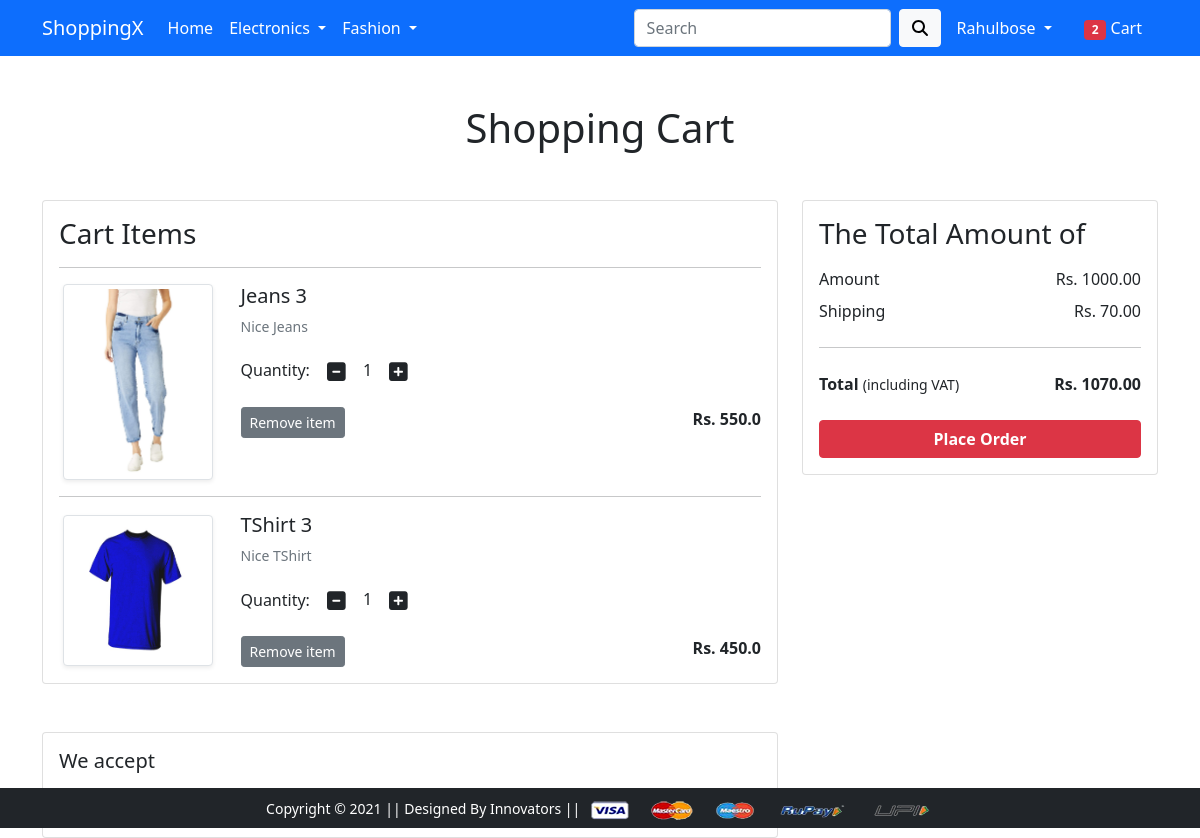
The page /cart/ (signed in) on the database its author committed.
### app/models.py (models this page shows, shortened)
class Cart(models.Model):
 user = models.ForeignKey(User, on_delete=models.CASCADE)
 product = models.ForeignKey(Product, on_delete=models.CASCADE)
 quantity = models.PositiveIntegerField(default=1)
 def __str__(self):
  return str(self.id)

class Product(models.Model):
 title = models.CharField(max_length=100)
 selling_price = models.FloatField()
 discounted_price = models.FloatField()
 description = models.TextField()
 brand = models.CharField(max_length=100)
 category = models.CharField( choices=CATEGORY_CHOICES, max_length=2)
 product_image = models.ImageField(upload_to='productimg')

### app/views.py (the view)
# urls.py: path('cart/', views.show_cart, name='showcart'),
@login_required
def show_cart(request):
	totalitem = 0
	if request.user.is_authenticated:
		totalitem = len(Cart.objects.filter(user=request.user))
		user = request.user
		cart = Cart.objects.filter(user=user)
		amount = 0.0
		shipping_amount = 70.0
		totalamount=0.0
		cart_product = [p for p in Cart.objects.all() if p.user == request.user]
		print(cart_product)
		if cart_product:
			for p in cart_product:
				tempamount = (p.quantity * p.product.discounted_price)
				amount += tempamount
			totalamount = amount+shipping_amount
			return render(request, 'app/addtocart.html', {'carts':cart, 'amount':amount, 'totalamount':totalamount, 'totalitem':totalitem})
		else:
			return render(request, 'app/emptycart.html', {'totalitem':totalitem})
	else:
		return render(request, 'app/emptycart.html', {'totalitem':totalitem})

### app/templates/app/addtocart.html (shortened to what this page needs)
{% extends 'app/base.html' %}
{% load static %}
{% block main-content %}
<div class="container my-5">
 <div class="row">
  <h1 class="text-center mb-5">Shopping Cart</h1>
  <div class="col-sm-8">
  <div class="card">
   <div class="card-body">
    <h3>Cart Items</h3>
    {% for cart in carts %}
    <hr>
    <div class="row">
     <div class="col-sm-3 text-center align-self-center"><img src="{{cart.product.product_image.url}}" alt="" srcset="" class="img-fluid img-thumbnail shadow-sm" height="150" width="150"> </div>
     <div class="col-sm-9">
      <div>
       <h5>{{cart.product.title}}</h5>
       <p class="mb-2 text-muted small">{{cart.product.description}}</p>
       <div class="my-3">
        <label for="quantity">Quantity:</label>
        <a class="minus-cart btn" pid="{{cart.product.id}}"><i class="fas fa-minus-square fa-lg"></i></a>
          <span id="quantity">{{cart.quantity}}</span>
        <a class="plus-cart btn" pid="{{cart.product.id}}"><i class="fas fa-plus-square fa-lg"></i></a>
       </div>
       <div class="d-flex justify-content-between">
        <a class="btn btn-sm btn-secondary mr-3 remove-cart" pid={{cart.product.id}}>Remove item </a>
        <p class="mb-0"><span><strong>Rs. {{cart.product.discounted_price}}</strong></span></p>
       </div>
      </div>
     </div>
    </div>
    {% endfor %}
   </div>
   </div>
  </div>
  <div class="col-sm-4">
   <div class="card">
    <div class="card-body">
      <h3>The Total Amount of</h3>
      <ul class="list-group">
       <li class="list-group-item d-flex justify-content-between align-items-center border-0 px-0 pb-0">Amount<span>Rs. <span id="amount">{{amount|floatformat:2}}</span> </span></li>
       <li class="list-group-item d-flex justify-content-between align-items-center border-0 px-0">Shipping<span>Rs. 70.00</span></li>
       <hr>
       <li class="list-group-item d-flex justify-content-between align-items-center border-0 px-0 mb-3">
        <div>
           <strong>Total</strong> <small>(including VAT)</small>
         </div>
         <span><strong>Rs. </strong><strong id="totalamount"> {{totalamount|floatformat:2}}</strong></span>
       </li>
      </ul>
      <div class="d-grid"><a href="{% url 'checkout' %}" class="btn btn-danger fw-bold">Place Order</a></div>
    </div>
   </div>
  </div>
 </div>
</div>
<div class="container">
 <div class="row">
  <div class="col-sm-8">
   <div class="card">
    <div class="card-body">
      <h5 class="mb-4">We accept</h5>
    </div>
  </div>
  </div>
 </div>
</div>
{% endblock main-content %}

### app/templates/app/base.html (shortened to what this page needs)
<!DOCTYPE html>
{% load static %}
<html lang="en">
  <head>
    <link
      href="https://cdn.jsdelivr.net/npm/bootstrap@5.0.0-beta1/dist/css/bootstrap.min.css"
      rel="stylesheet"
    />
    <link rel="stylesheet" href="{% static 'app/css/owl.carousel.min.css' %}" />
    <link rel="stylesheet" href="{% static 'app/css/all.min.css' %}" />
    <link rel="stylesheet" href="{% static 'app/css/style.css' %}" />
  </head>
  <body>
    <nav class="navbar navbar-expand-lg navbar-dark bg-primary">
      <div class="container">
        <a class="navbar-brand" href="/">ShoppingX</a>
        <div class="collapse navbar-collapse" id="navbarSupportedContent">
          <ul class="navbar-nav me-auto mb-2 mb-lg-0">
            <li class="nav-item">
              <a class="nav-link active" aria-current="page" href="/">Home</a>
            </li>
            <li class="nav-item dropdown">
              <a
                class="nav-link dropdown-toggle text-white"
                href="#"
                id="electronicsDropdown"
                role="button"
                data-bs-toggle="dropdown"
                aria-expanded="false"
              >
                Electronics
              </a>
            </li>
            <li class="nav-item dropdown">
              <a
                class="nav-link dropdown-toggle text-white"
                href="#"
                id="fashionDropdown"
                role="button"
                data-bs-toggle="dropdown"
                aria-expanded="false"
              >
                Fashion
              </a>
            </li>
          </ul>
          <form class="d-flex">
            <input
              class="form-control me-2"
              type="search"
              placeholder="Search"
              aria-label="Search"
            />
            <button class="btn btn-light" type="submit">
              <i class="fa-solid fa-magnifying-glass"></i>
            </button>
          </form>
          <div>
            <ul class="navbar-nav me-auto mb-2 mb-lg-0">
              {% if request.user.is_authenticated %}
              <li class="nav-item dropdown mx-2">
                <a
                  class="nav-link dropdown-toggle text-white"
                  href="#"
                  id="profileDropdown"
                  role="button"
                  data-bs-toggle="dropdown"
                  aria-expanded="false"
                >
                  {{request.user.username|capfirst}}
                </a>
              </li>
              <li class="nav-item mx-2">
                <a href="{% url 'showcart' %}" class="nav-link text-white"
                  ><span class="badge bg-danger">{{totalitem}}</span> Cart
                </a>
              </li>
              {% endif %}
            </ul>
          </div>
        </div>
      </div>
    </nav>
     {% block main-content %} {% endblock main-content %}
    <footer class="foot container-fluid bg-dark text-center p-2 mt-5">
      <small class="text-white"
        >Copyright &copy; 2021 || Designed By Innovators ||
      </small>
      <img
        src="{% static 'app/images/payment.png' %}"
        alt=""
        srcset=""
        class="img-fluid"
        height="2px"
      />
    </footer>
  </body>
</html>

### app/templates/app/base.html (style rules this page uses)
* { margin:0; padding:0; box_sizing:border_box; }
body { position:relative; height:100vh }
.foot { position:fixed; top:88.3%; z-index:1 }

### rows shown on the page
Cart: product.product_image (picture), product "Jeans 3", product.description "Nice Jeans", quantity "1", product.discounted_price "550.0"
Cart: product.product_image (picture), product "TShirt 3", product.description "Nice TShirt", quantity "1", product.discounted_price "450.0"

### other values the page prints
{{ request.user.username|capfirst }} "Rahulbose"
{{ totalitem }} "2"
{{ amount|floatformat:2 }} "1000.00"
{{ totalamount|floatformat:2 }} "1070.00"
